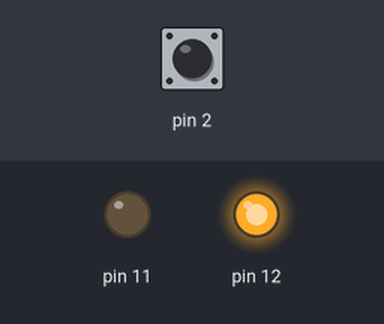
The sketch below on a simulated Arduino Uno, built with avr-gcc and run on an emulated ATmega328P. On the bench: output pins drawn as LEDs (lit = HIGH). Inputs (shaded band) come from the test bench; at power-on: pin 2 HIGH.

Above: at 1.25 s.
1.3 s: pin 2 driven LOW
At 2.0 s:
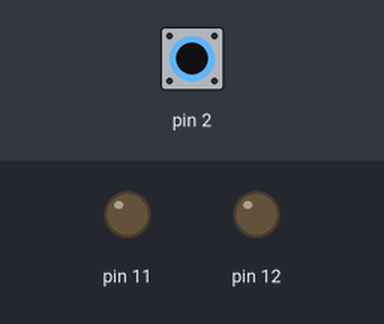
4.3 s: pin 2 pulsed HIGH 2 times (0.12 s each, 0.3 s apart)
At 4.85 s:
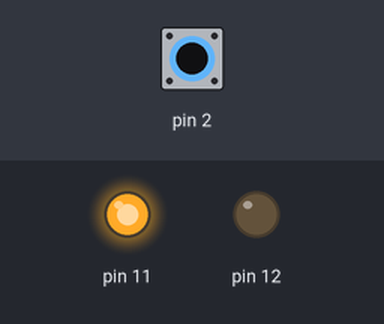
Timing chart, 0 to 13.3 s (numbered marks = the images above; inputs shaded):
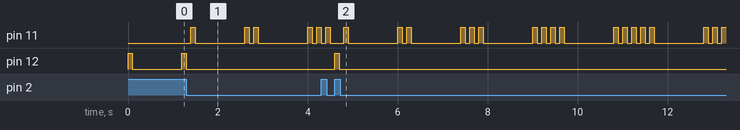

Measured:
- after the input at 1.3 s, pin 11: LOW → HIGH after 0.10 s, → LOW 0.10 s later, → HIGH 1.1 s later, → LOW 0.10 s later, … (9 changes in this stretch); pin 12: goes on until 1.3 s, then stays LOW
- after the input at 4.3 s, pin 12: LOW → HIGH after 0.30 s, → LOW 0.10 s later

The sketch:

part5.ino
```cpp
/*
 * w5s1p3
 *
 * Created: 2/2/2018 6:01:01 AM
 * Author : dcstanc
 */

#include <avr/io.h>
#include <avr/interrupt.h>
#include <util/delay.h>

#define LED_DELAY  100

static volatile int turn = 0;

void flashGreen() {
  int count = 1;
  int i;

  while(turn == 0) {
    for(i = 0; i < count && turn == 0; i++) {
      PORTB |= 0b00010000;  // Switch green LED at pin 12 ON. Pin 12 is PB4
      _delay_ms(LED_DELAY); // Delay 250ms
      PORTB &= 0b11101111;  // Switch OFF
      _delay_ms(LED_DELAY);
    }
    count++;
    for (int i=0; i<5; i++) {
      if (turn==1) return;
      delay(200);
    }
  }
}

void flashRed()
{
  int count = 1;
  int i;

  while(turn == 1) {
    for(i = 0; i < count && turn==1; i++) {
      PORTB |= 0b00001000;  // Switch red LED at pin 11 on
      _delay_ms(LED_DELAY); // Delay 250ms
      PORTB &= 0b11110111;  // Switch OFF
      _delay_ms(LED_DELAY);
    }
    count++;
    for (int i=0; i<5; i++) {
      if (turn==0) return;
      delay(200);
    }
  }
}

ISR(INT0_vect) {
  turn = 1 - turn;
}

void setup() {
  DDRB  |= 0b00011000; // Set pins 11 and 12 to output. Pin 11 is PB3, pin 12 is PB4
  EICRA |= 0b00000010; // We need to set bits 0 and 1 in EICRA to 1 (activate on FALLING)
  EIMSK |= 0b00000001; // Activate INT0_vect
  sei();               // Ensure that interrupts are turned on.

  // attachInterrupt(digitalPinToInterrupt(pin), , FALLING);
}

void loop()
{
  if(turn == 0) flashGreen();
  else flashRed();
}
```
